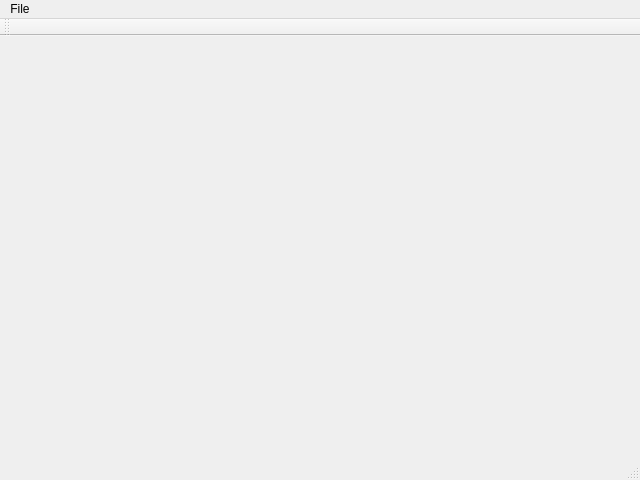
<?xml version="1.0" encoding="UTF-8"?>
<ui version="4.0">
 <class>MainWindow</class>
 <widget class="QMainWindow" name="MainWindow">
  <property name="geometry">
   <rect>
    <x>0</x>
    <y>0</y>
    <width>640</width>
    <height>480</height>
   </rect>
  </property>
  <property name="windowTitle">
   <string>MainWindow</string>
  </property>
  <widget class="QWidget" name="centralWidget"/>
  <widget class="QMenuBar" name="menuBar">
   <property name="geometry">
    <rect>
     <x>0</x>
     <y>0</y>
     <width>640</width>
     <height>28</height>
    </rect>
   </property>
   <widget class="QMenu" name="menuFile">
    <property name="title">
     <string>File</string>
    </property>
    <addaction name="actionOpen_ROM"/>
    <addaction name="actionExit"/>
   </widget>
   <addaction name="menuFile"/>
  </widget>
  <widget class="QToolBar" name="mainToolBar">
   <attribute name="toolBarArea">
    <enum>TopToolBarArea</enum>
   </attribute>
   <attribute name="toolBarBreak">
    <bool>false</bool>
   </attribute>
  </widget>
  <widget class="QStatusBar" name="statusBar"/>
  <action name="actionOpen_ROM">
   <property name="text">
    <string>Open ROM</string>
   </property>
  </action>
  <action name="actionExit">
   <property name="text">
    <string>Exit</string>
   </property>
  </action>
 </widget>
 <layoutdefault spacing="6" margin="11"/>
 <resources/>
 <connections/>
</ui>
